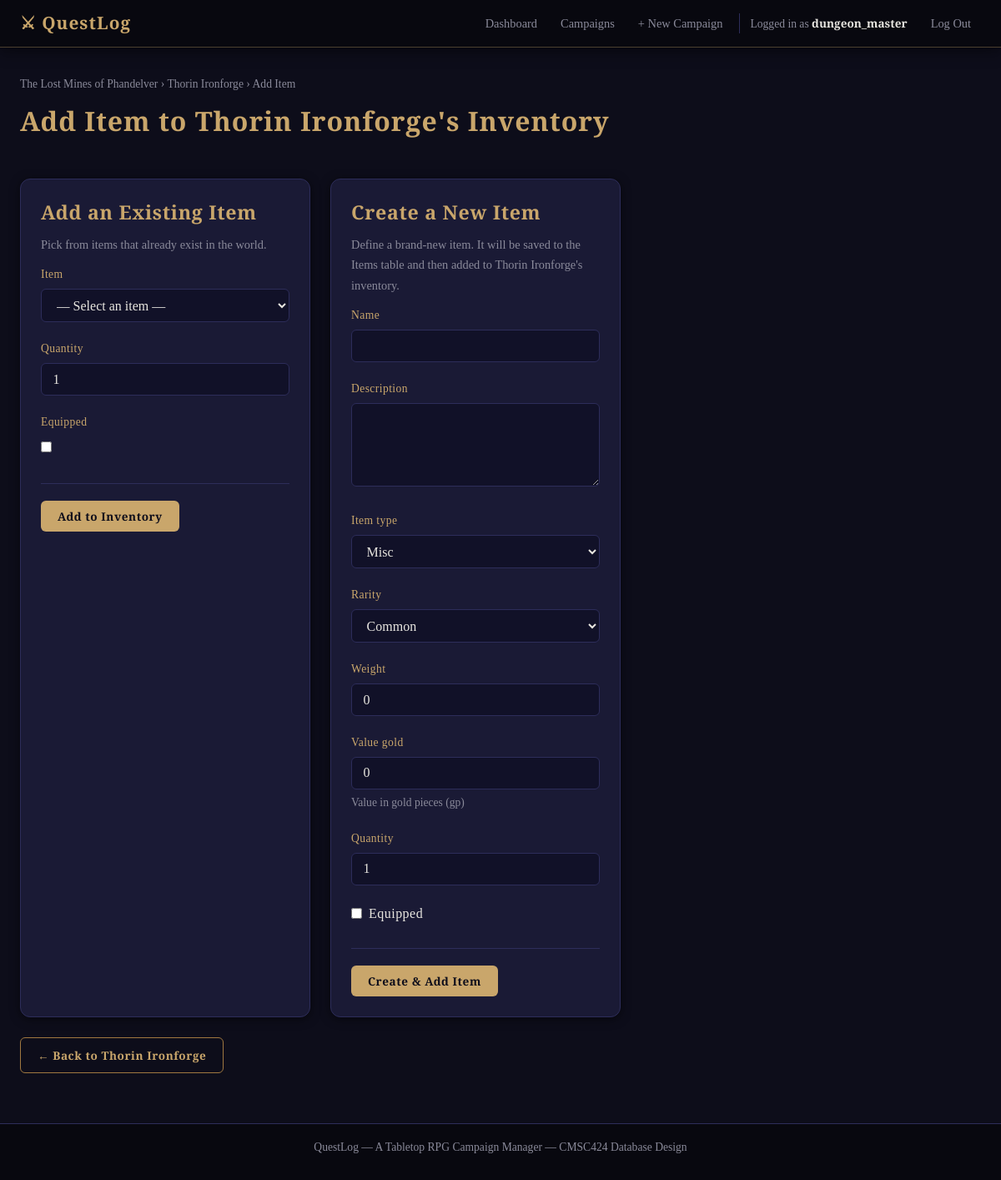
Page /characters/1/inventory/add/ (signed in) on the committed database.
### campaign_manager/models.py (models this page shows, shortened)
class Character(models.Model):
    RACE_CHOICES = [
        ('human',      'Human'),
        ('elf',        'Elf'),
        ('dwarf',      'Dwarf'),
        ('halfling',   'Halfling'),
        ('gnome',      'Gnome'),
        ('half_elf',   'Half-Elf'),
        ('half_orc',   'Half-Orc'),
        ('tiefling',   'Tiefling'),
        ('dragonborn', 'Dragonborn'),
        ('other',      'Other'),
    ]
    CLASS_CHOICES = [
        ('barbarian', 'Barbarian'),
        ('bard',      'Bard'),
        ('cleric',    'Cleric'),
        ('druid',     'Druid'),
        ('fighter',   'Fighter'),
        ('monk',      'Monk'),
        ('paladin',   'Paladin'),
        ('ranger',    'Ranger'),
        ('rogue',     'Rogue'),
        ('sorcerer',  'Sorcerer'),
        ('warlock',   'Warlock'),
        ('wizard',    'Wizard'),
    ]
    name             = models.CharField(max_length=200)
    race             = models.CharField(max_length=20, choices=RACE_CHOICES, default='human')
    character_class  = models.CharField(max_length=20, choices=CLASS_CHOICES, default='fighter')
    level            = models.IntegerField(default=1)
    hit_points       = models.IntegerField(default=10)
    background_story = models.TextField(blank=True, help_text="Optional backstory for this character")
    campaign = models.ForeignKey(Campaign, on_delete=models.CASCADE, related_name='characters')
    player = models.ForeignKey(User, on_delete=models.CASCADE, related_name='characters')
    class Meta:
        ordering = ['name']

class Campaign(models.Model):
    STATUS_CHOICES = [
        ('active',    'Active'),
        ('completed', 'Completed'),
        ('on_hold',   'On Hold'),
    ]
    name        = models.CharField(max_length=200)
    description = models.TextField(blank=True)
    world_name  = models.CharField(
        max_length=200, blank=True,
        help_text="The name of the setting or fictional world (e.g. Faerûn, Barovia)"
    )
    created_at  = models.DateTimeField(auto_now_add=True)  # Set automatically on creation
    status      = models.CharField(max_length=20, choices=STATUS_CHOICES, default='active')
    dungeon_master = models.ForeignKey(
        User,
        on_delete=models.CASCADE,
        related_name='campaigns_as_dm',
    )
    class Meta:
        ordering = ['-created_at']  # Newest campaigns first

### campaign_manager/views.py (the view, shortened to what this page needs)
@login_required
def add_item_to_character(request, character_pk):
    character = get_object_or_404(Character, pk=character_pk)
    if character.player != request.user and character.campaign.dungeon_master != request.user:
        messages.error(request, "You can only modify your own character's inventory.")
        return redirect('character_detail', pk=character_pk)
    existing_form  = AddExistingItemForm()
    new_item_form  = ItemForm()
    return render(request, 'campaign_manager/add_item.html', {
        'character':     character,
        'existing_form': existing_form,
        'new_item_form': new_item_form,
    })

### campaign_manager/forms.py
class AddExistingItemForm(forms.ModelForm):
    item = forms.ModelChoiceField(
        queryset=Item.objects.all().order_by('name'),
        empty_label="— Select an item —",
    )
    class Meta:
        model  = CharacterItem
        fields = ['item', 'quantity', 'equipped']

class ItemForm(forms.ModelForm):
    class Meta:
        model  = Item
        fields = ['name', 'description', 'item_type', 'rarity', 'weight', 'value_gold']
        widgets = {
            'description': forms.Textarea(attrs={'rows': 3}),
        }

### campaign_manager/models.py (called while the page is built)
    def __str__(self):
        return f"{self.name} ({self.get_rarity_display()} {self.get_item_type_display()})"

### campaign_manager/templates/campaign_manager/add_item.html (shortened to what this page needs)
{% extends "campaign_manager/base.html" %}
{% block content %}
<div class="form-page">
  <nav class="breadcrumb">
    <a href="{% url 'campaign_detail' pk=character.campaign.pk %}">{{ character.campaign.name }}</a>
    &rsaquo; <a href="{% url 'character_detail' pk=character.pk %}">{{ character.name }}</a>
    &rsaquo; Add Item
  </nav>
  <h1>Add Item to {{ character.name }}'s Inventory</h1>
  <div class="add-item-container">
    <div class="card form-card">
      <h2>Add an Existing Item</h2>
      <p class="text-muted">Pick from items that already exist in the world.</p>
      <form method="post">
        {% for field in existing_form %}
          <div class="form-group">
            <label for="{{ field.id_for_label }}">{{ field.label }}</label>
            {{ field }}
          </div>
        {% endfor %}
        <div class="form-actions">
          <button type="submit" class="btn btn-primary">Add to Inventory</button>
        </div>
      </form>
    </div>
    <div class="card form-card">
      <h2>Create a New Item</h2>
      <p class="text-muted">
        Define a brand-new item. It will be saved to the Items table and then
        added to {{ character.name }}'s inventory.
      </p>
      <form method="post">
        {% for field in new_item_form %}
          <div class="form-group">
            <label for="{{ field.id_for_label }}">{{ field.label }}</label>
            {{ field }}
            {% if field.help_text %}
              <p class="field-help">{{ field.help_text }}</p>
            {% endif %}
          </div>
        {% endfor %}
        <div class="form-group">
          <label for="new-quantity">Quantity</label>
          <input type="number" name="quantity" id="new-quantity" value="1" min="1">
        </div>
        <div class="form-group form-group-checkbox">
          <label>
            <input type="checkbox" name="equipped">
            Equipped
          </label>
        </div>
        <div class="form-actions">
          <button type="submit" class="btn btn-primary">Create &amp; Add Item</button>
        </div>
      </form>
    </div>
  </div>
  <p style="margin-top: 1.5rem;">
    <a href="{% url 'character_detail' pk=character.pk %}" class="btn btn-secondary">
      &larr; Back to {{ character.name }}
    </a>
  </p>
</div>
{% endblock %}

### campaign_manager/templates/campaign_manager/base.html (shortened to what this page needs)
<!DOCTYPE html>
<html lang="en">
<head>
  {% load static %}
  <link rel="stylesheet" href="{% static 'campaign_manager/style.css' %}">
</head>
<body>
  <nav class="navbar">
    <div class="nav-container">
      <a href="{% url 'dashboard' %}" class="nav-brand">⚔ QuestLog</a>
      <ul class="nav-links">
        {% if user.is_authenticated %}
          <li><a href="{% url 'dashboard' %}" class="nav-link">Dashboard</a></li>
          <li><a href="{% url 'campaign_list' %}" class="nav-link">Campaigns</a></li>
          <li><a href="{% url 'campaign_create' %}" class="nav-link">+ New Campaign</a></li>
          <li class="nav-user">
            Logged in as <strong>{{ user.username }}</strong>
          </li>
          <li>
            <form method="post" action="{% url 'logout' %}" style="display:inline;">
              <button type="submit" class="nav-link nav-link-btn">Log Out</button>
            </form>
          </li>
        {% else %}
          <li><a href="{% url 'login' %}" class="nav-link">Log In</a></li>
          <li><a href="{% url 'register' %}" class="nav-link btn-primary-small">Register</a></li>
        {% endif %}
      </ul>
    </div>
  </nav>
  <main class="main-content">
    <div class="container">
      {% block content %}{% endblock %}
    </div>
  </main>
  <footer class="site-footer">
    <p>QuestLog &mdash; A Tabletop RPG Campaign Manager &mdash; CMSC424 Database Design</p>
  </footer>
</body>
</html>

### rows in the picture
Character: campaign.name "The Lost Mines of Phandelver", name "Thorin Ironforge"

### other values in the picture
{{ user.username }} "dungeon_master"
{{ field.label }} "Item" "Quantity" "Equipped"
{{ field.label }} "Name" "Description" "Item type" "Rarity" "Weight" "Value gold"
{{ field.help_text }} "Value in gold pieces (gp)"
